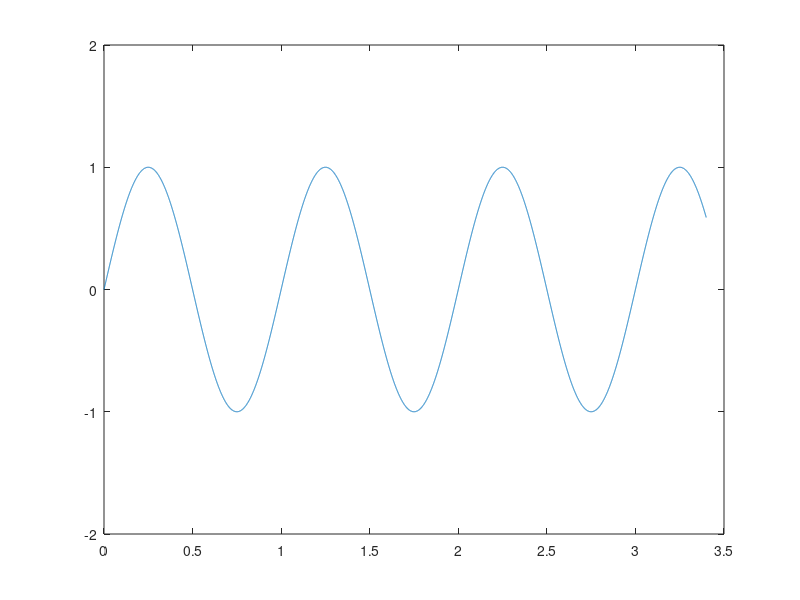
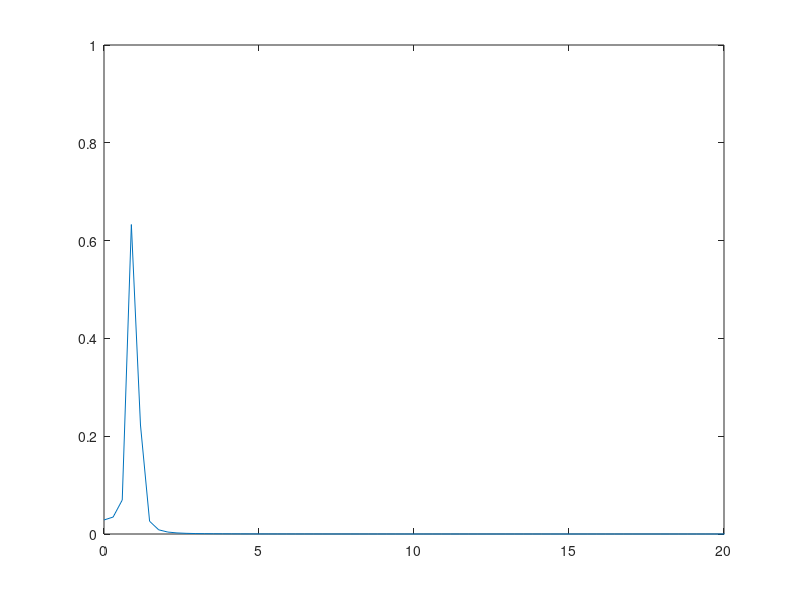
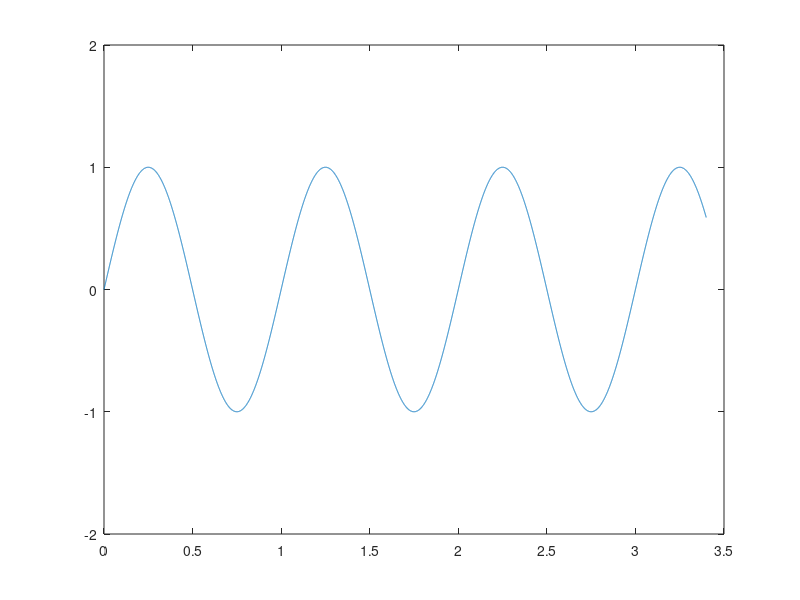

Recreate these plots in MATLAB, in order.
N = 10000; %% number of points 
T = 3.4; %% define time of interval, 3.4 seconds
t = [0:N-1]/N; %% define time
t = t*T; %% define time in seconds
f = sin(2*pi*1*t); %% define function, 10 Hz sine wave

figure(1);
plot(t,f);
ylim([-2 2]);

figure(2);
pf = fft(f);
p = abs(fft(f))/(N/2); %% absolute value of the fft
p = p(1:N/2).^2; %% take the power of positve freq. half
freq = [0:N/2-1]/T; %% find the corresponding frequency in Hz
%semilogy(freq,p); %% plot on semilog scale
plot(freq,p);
axis([0 20 0 1]); %% zoom in

figure(3);
f2 = ifft(pf);
plot(t,f2);
ylim([-2 2]);
